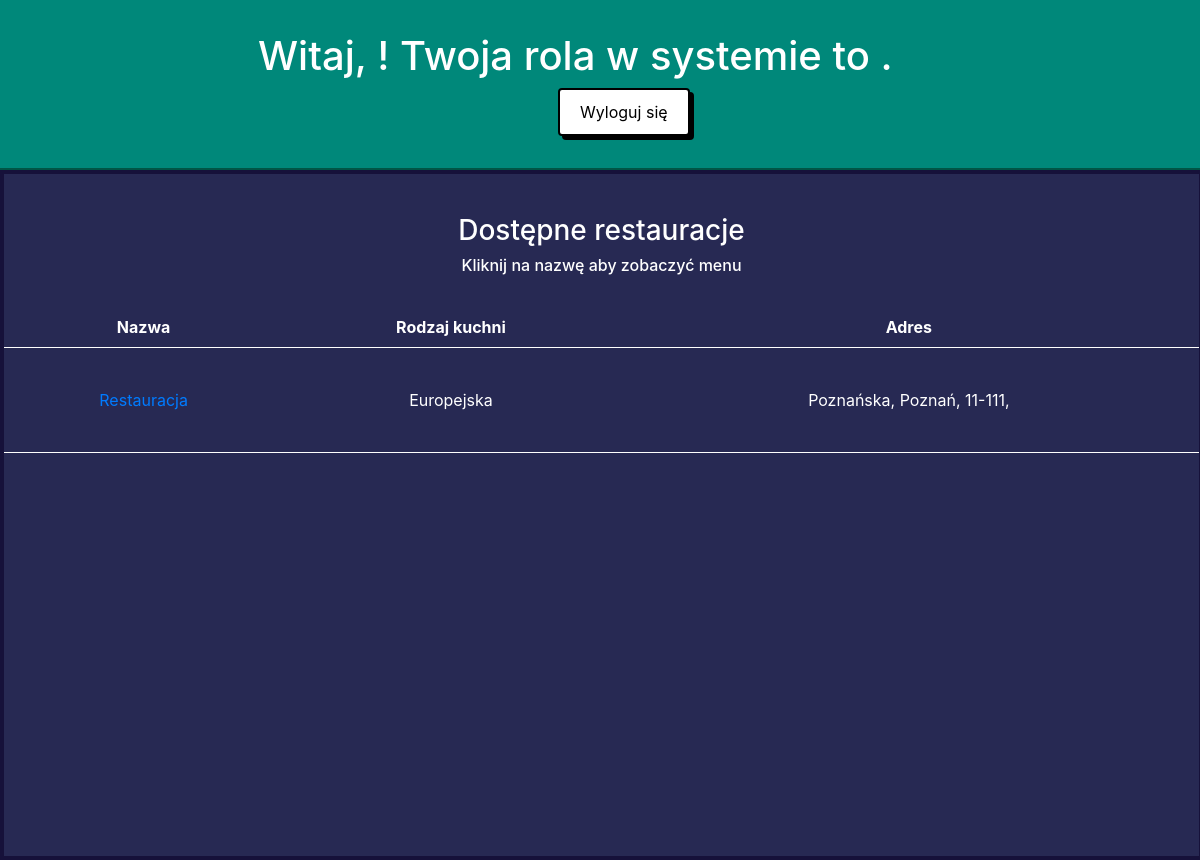
Page /dashboard/restaurants/ on the committed database.
### app/models.py (models this page shows, shortened)
class Restaurant(models.Model):
    name = models.CharField(max_length=50)
    category = models.CharField(max_length=30, choices=CUISINE_CATEGORY)
    address_city = models.CharField(max_length=30)
    address_street = models.CharField(max_length=30)
    address_postalcode = models.CharField(max_length=6)
    description = models.CharField(max_length=200)
    owner = models.ForeignKey(settings.AUTH_USER_MODEL, on_delete=models.DO_NOTHING)
    slug = models.SlugField(max_length=255, unique=True, null=True)

### app/views.py (the view)
# urls.py: path('dashboard/restaurants/', views.displayRestaurants, name='display_restaurants'),
def displayRestaurants(request):
    args = {}
    args['restaurants'] = Restaurant.objects.all()
    return render(request, 'display_restaurants.html', args)

### app/templates/display_restaurants.html (shortened to what this page needs)
{% load static %}
<!doctype html>
<html lang="en">
<head>
  <link rel="stylesheet" href="{% static 'css/style.css' %}">
  <link rel="stylesheet" href="https://stackpath.bootstrapcdn.com/bootstrap/4.3.1/css/bootstrap.min.css">
</head>
<body>
  {% block content %}
    <div id="dashboard-header">
      <h1>Witaj, {{ user_name }}! Twoja rola w systemie to {{ user.get_user_role_display }}.</h1>
      <a class="reg-log-button" href="http://127.0.0.1:8000/logout"><button>Wyloguj się</button></a>
    </div>
    <div id="restaurants-list-container">
      <div id="restaurants-list">
        <h3>Dostępne restauracje</h3>
        <h6>Kliknij na nazwę aby zobaczyć menu</h6>
        <table class="table-restaurants">
          <tr>
            <th>Nazwa</th>
            <th>Rodzaj kuchni</th>
            <th>Adres</th>
          </tr>
          {% for restaurant in restaurants %}
          <tr>
            <td><a href="./{{ restaurant.slug }}">{{ restaurant.name }}</a></td>
            <td>{{ restaurant.get_category_display }}</td>
            <td>{{ restaurant.address_street }}, {{ restaurant.address_city }}, {{ restaurant.address_postalcode}},</td>
          </tr>
        {% endfor %}
        </table>
      </div>
    </div>
    {% endblock %}
</body>
</html>

### app/static/css/style.css (style rules this page uses)
body { margin: 0; padding: 0; color: white; background-color: #272953; }
.reg-log-button > button { border: 2px solid black; background-color: #FFFFFF; box-shadow: 4px 4px black; padding-left: 20px; padding-right: 20px; padding-top: 10px; padding-bottom: 10px; border-radius: 4px; }
#dashboard-header { padding-left: 21.5vw; padding-top: 4vh; padding-bottom: 4vh; background-color: #00887A; border-bottom: 2px solid #005546; color: white; }
#dashboard-header > h1 { float: left; }
#dashboard-header > .reg-log-button { margin-left: 300px; }
td, th { border-bottom: 2px solid white; padding: 0.5rem; }
.table-restaurants { table-layout: auto; margin-top: 32px; width: 100%; margin-left: auto; margin-right: auto; text-align: center; }
td, th { border-bottom: 2px solid #16113A; padding: 0.5rem; }
td, th { border-bottom: 1px solid white; padding: 0.5rem; }
.table-restaurants > tbody > tr > td { padding-top: 40px; padding-bottom: 40px; }
#restaurants-list-container { float: left; background-color: #272953; padding-bottom: 20px; border: 4px solid #16113A; }
#restaurants-list { overflow-x:auto; padding-top: 40px; padding-bottom: 40px; background-color: #272953; width:99.58vw; height: 82.7vh; color: white; text-align: center; }
a > button { cursor: pointer; }

### rows in the picture
Restaurant: name "Restauracja", category "Europejska", address_street "Poznańska", address_city "Poznań", address_postalcode "11-111"
